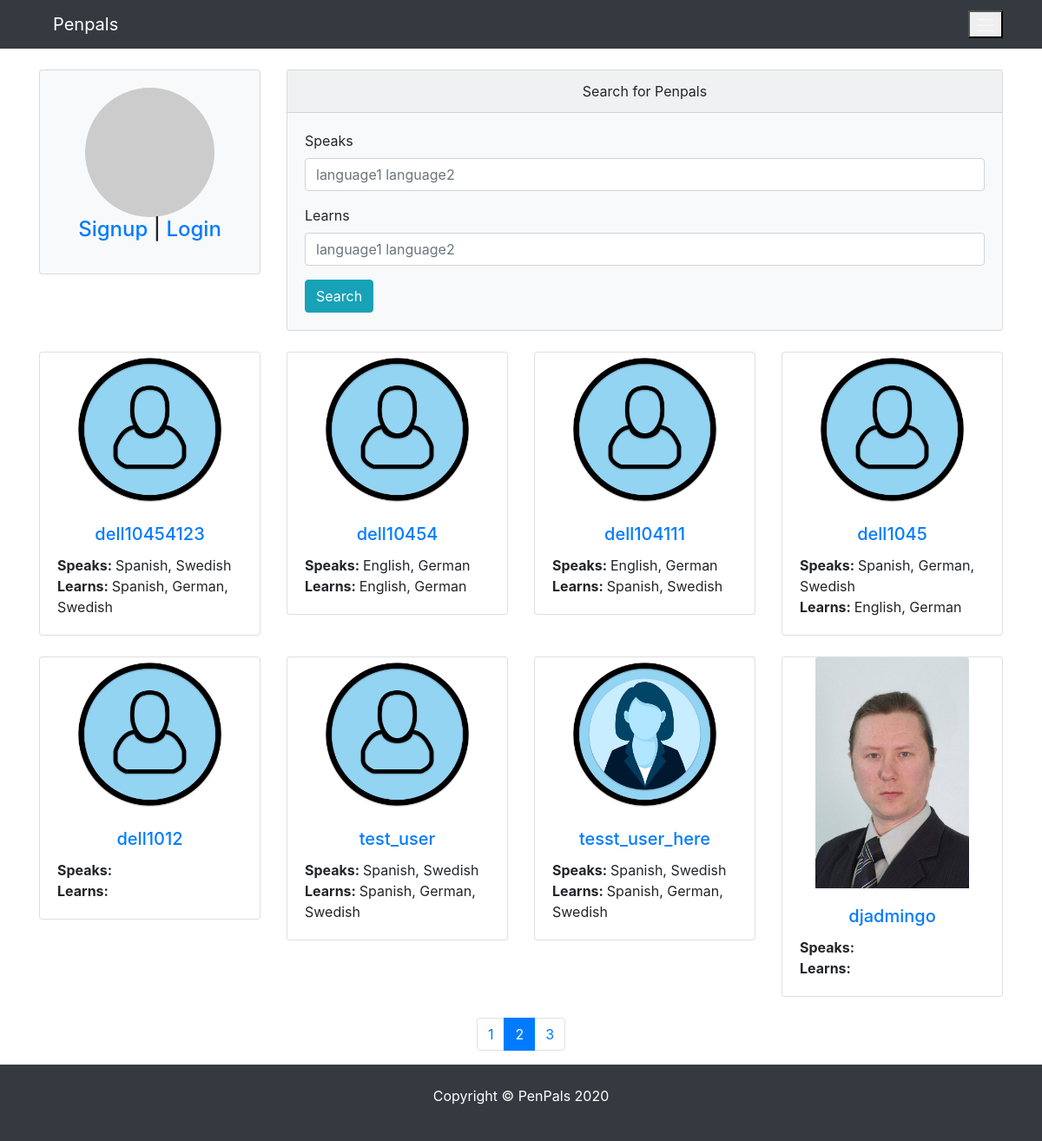
/?page=2, run on an earlier commit of the app's database.
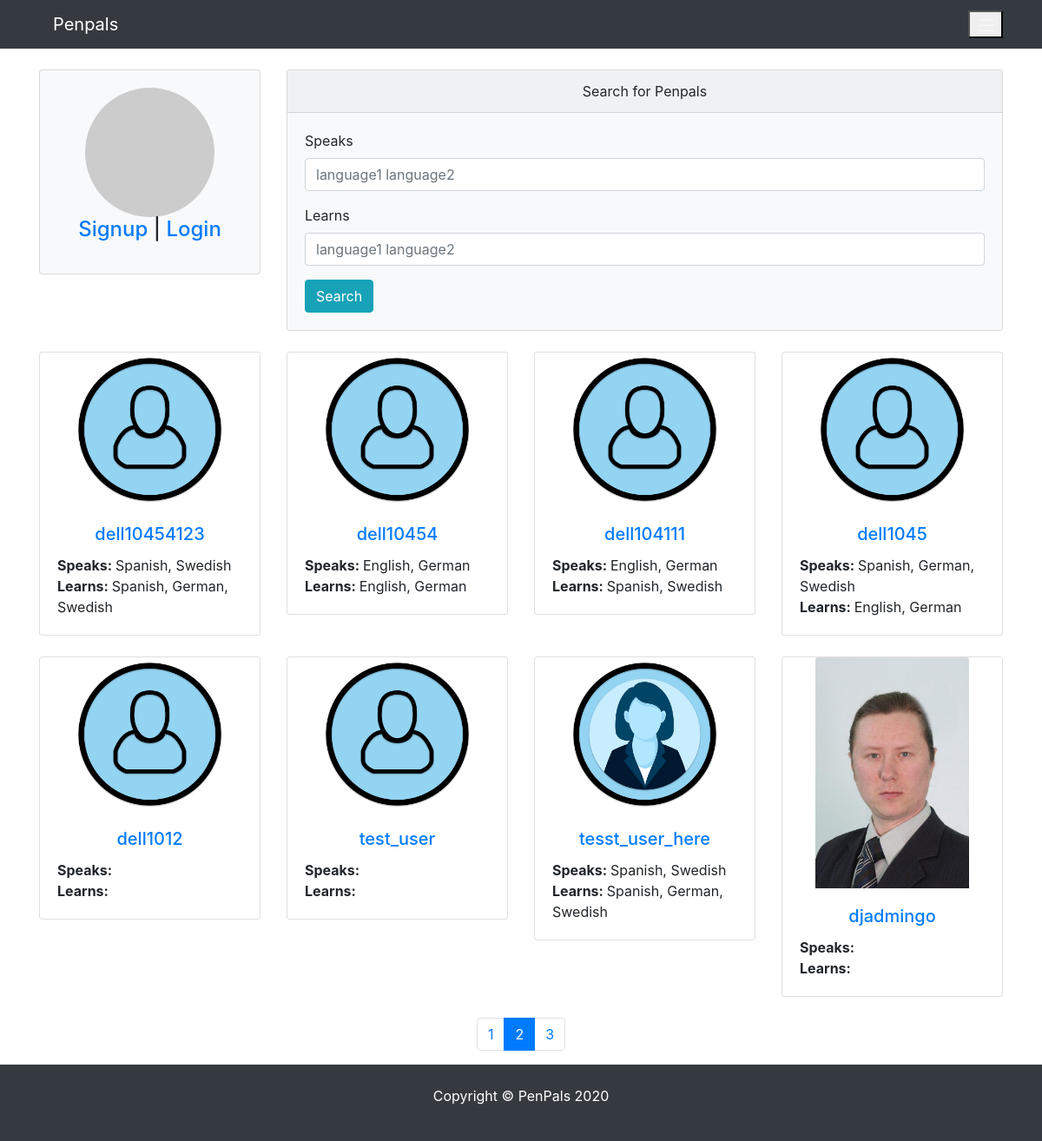
And on a later commit of the database.
### pages/models.py (models this page shows)
class Profile(models.Model):
    user = models.OneToOneField(
        User, blank=True, null=True, on_delete=models.CASCADE)
    first = models.CharField(max_length=200, blank=True, null=True)
    last = models.CharField(max_length=200, blank=True, null=True)
    photo = models.ImageField(
        default='user.png', upload_to='photos/%y/%m',  blank=True, null=True)
    friends = models.ManyToManyField('self', blank=True)
    speaks = models.CharField(max_length=200, blank=True, null=True)
    learns = models.CharField(max_length=200, blank=True, null=True)
    def __init__(self, *args, **kwargs):
         super(Profile, self).__init__(*args, **kwargs)
         self.speaks = from_value_to_label(self.speaks)
         self.learns = from_value_to_label(self.learns)
    def __str__(self):
        return str(self.user)
    def get_absolute_url(self):
        return reverse("pages:profile", kwargs={"profile_id":self.pk})
    class Meta:
        ordering = ['-id']

### pages/views.py (the view)
# urls.py: path("",  HomeView.as_view(), name="index"),
class HomeView(DetailView):
    template_name = 'pages/index.html'
    form_class = ProfileViewForm
    context_object_name = 'profile'
    model = Profile
    users = Profile.objects.none()
    objects_per_page = 8
    def get_object(self):
        if self.request.user.is_authenticated:
            self.instance = Profile.objects.get(id=self.request.user.profile.id)
        else:
            self.instance = Profile.objects.none()
        return self.instance
    def get_context_data(self, **kwargs):
        context = super(HomeView, self).get_context_data(**kwargs)
        self.users = Profile.objects.all()
        if self.request.user.is_authenticated:
            self.users = self.users.exclude(id=self.request.user.profile.id)
        page_number = self.request.GET.get('page')
        paginator_object = Paginator(self.users, self.objects_per_page)
        page_object = paginator_object.get_page(page_number)
        context.update({
            'page_object': page_object,  # self.users,
            'profile': self.instance,
        })
        return context

### pages/utils.py (called while the page is built)
def from_value_to_label(field):
    if field is not None:
        list_of_labels = [label for value, label in LANGUAGE_CHOICES if str(value) in field]
        return ", ".join(list_of_labels)  # list_of_labels  #ast.literal_eval(field)  # [int(i) for i in field.replace('[','').replace(']','').replace(',','').replace("'",'').split(" ")] # list_of_labels #
    return field

### pages/templates/pages/index.html
{% extends 'pages/base.html' %} {% load crispy_forms_tags %} {% block content %}
<div class="row">
  {% include 'pages/partials/_sidebar.html' %}
  <div class="col-lg-9 col-md-9 col-sm-12">
    <div class="card bg-light">
      <div class="card-header text-center">Search for Penpals</div>
      <div class="card-body">
        <form action="{% url 'pages:search' %}" method="get">
          <div class="form-group">
            <label for="speaks">Speaks</label>
            <input
              type="text"
              name="speaks"
              value="{{request.GET.speaks}}"
              class="form-control"
              id="speaks"
              placeholder="language1 language2"
            />
          </div>
          <div class="form-group">
            <label for="learns">Learns</label>
            <input
              type="text"
              name="learns"
              value="{{request.GET.learns}}"
              class="form-control"
              id="learns"
              placeholder="language1 language2"
            />
          </div>
          <button type="submit" class="btn btn-info">Search</button>
        </form>
      </div>
    </div>
  </div>
</div>
    <div class="row">
        {% for u in page_object %}
            <div class="col-md-3 col-sm-6">
                <div class="card">
                    <img src="{{u.photo.url}}" class="card-img-top mx-auto">
                    <div class="card-body">
                        <h5 class="card-title text-center"><a href="{{u.get_absolute_url}}">{{u}}</a></h5>
                        <p class="card-text">
                            <span><strong>Speaks: </strong>{{u.speaks}}</span></br>
                            <span><strong>Learns: </strong>{{u.learns}}</span></br>
                        </p>
                    </div>
                </div>
            </div>
        {% endfor %}
    </div>
{% endblock content %}

What changed in the data, as far as the page shows it:
changed Profile "test_user": speaks "Spanish, Swedish" → (not shown); learns "Spanish, German, Swedish" → (not shown)
